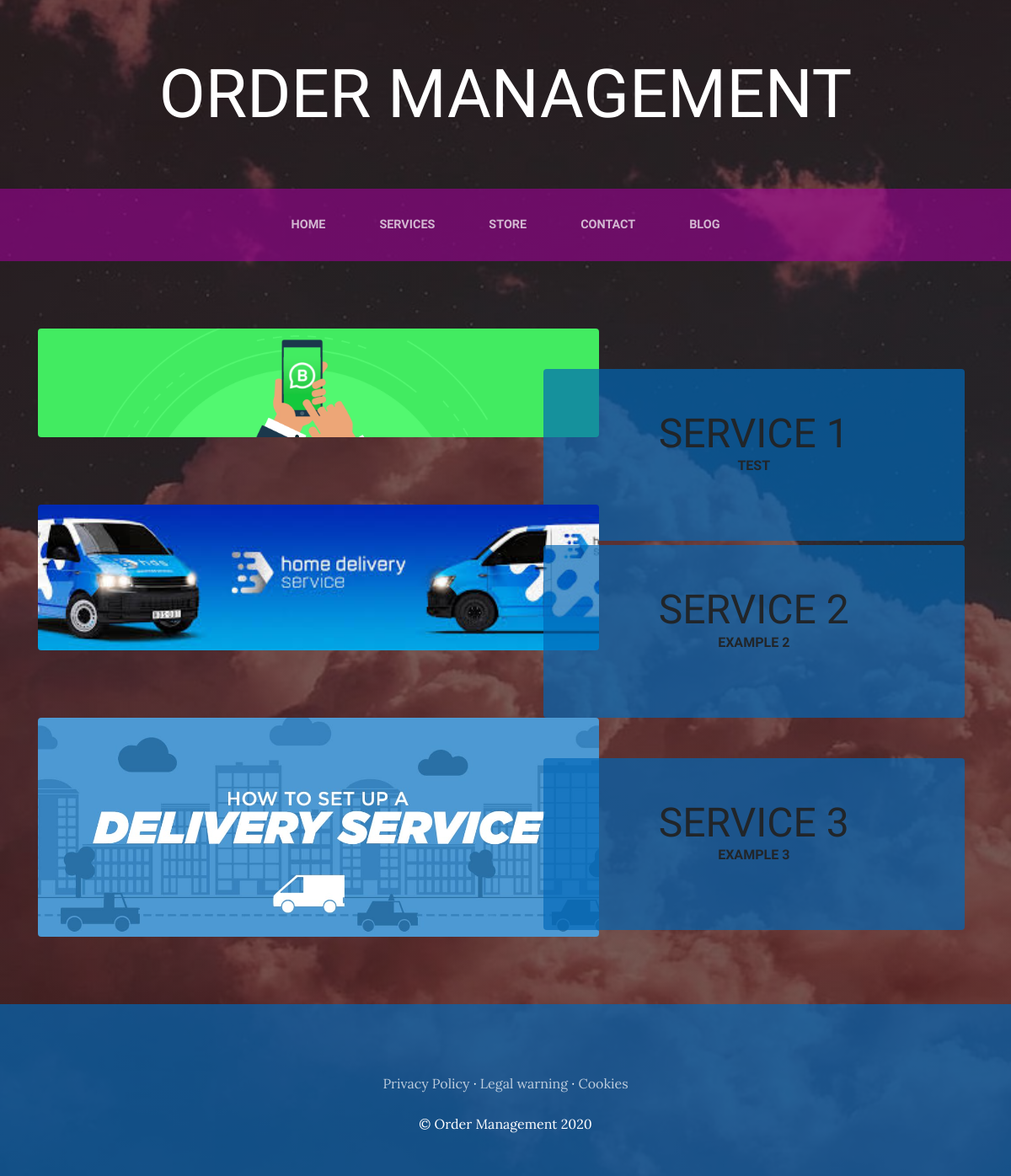
Page /services/ on the committed database.
### services/models.py (models this page shows, shortened)
class Service(models.Model):
    title = models.CharField(max_length=50)
    content = models.CharField(max_length=50)
    image = models.ImageField(upload_to='services')
    created = models.DateTimeField(auto_now_add=True)
    updated = models.DateTimeField(auto_now_add=True)
    class Meta:
        verbose_name = 'service'
        verbose_name_plural = 'services'

### services/views.py (the view)
# urls.py: path('',views.services, name="Services"),
def services(request):
    services = Service.objects.all()
    return render(request,"services/services.html", {"services": services})

### services/templates/services/services.html
{% extends "wpa/base.html" %}
{% load static %}
{% block content %}
    {% for service in services %}
   <section class="page-section clearfix">
    <div class="container">
      <div class="intro">
        <img class="intro-img img-fluid mb-3 mb-lg-0 rounded" src="{{service.image.url}}" alt="" style="width: 60%;">
        <div class="intro-text left-0 text-center bg-faded p-5 rounded">
          <h2 class="section-heading mb-4" >
            <span class="section-heading-lower">{{service.title}}</span>
            <span class="section-heading-upper">{{service.content}}</span>
          </h2>
        </div>
      </div>
    </div>
  </section>
    {% endfor %}
{% endblock %}

### wpa/static/wpa/css/gestion.css (style rules this page uses)
body { font-family: 'Lora'; background: linear-gradient(rgba(47, 23, 15, 0.65), rgba(47, 23, 15, 0.65)), url("../img/bg_main.jpg"); background-attachment: fixed; background-position: center; background-size: cover; }
h1, h2, h3, h4, h5, h6 { font-family: 'Raleway'; }
.page-section { margin-top: 5rem; margin-bottom: 5rem; }
.section-heading { text-transform: uppercase; }
.section-heading .section-heading-upper { display: block; font-size: 1rem; font-weight: 800; padding-bottom:.5rem; }
.section-heading .section-heading-lower { display: block; font-size: 3rem; font-weight: 100; }
.bg-faded { background-color: rgb(0 103 185 / 68%) }
.intro { position: relative; }
@media (min-width: 992px) { .intro .intro-img { width: 75%; float: left; } }
@media (min-width: 992px) { .intro .intro-text { left: 600; width: 60%; margin-top: 3rem; background-color: rgb(0 103 185 / 68%) color: cornsilk; position: absolute; } }
@media (min-width: 1200px) { .intro .intro-text { width: 45%; } }

### rows in the picture
Service: image (picture), title "SERVICE 1", content "TEST"
Service: image (picture), title "SERVICE 2", content "EXAMPLE 2"
Service: image (picture), title "SERVICE 3", content "EXAMPLE 3"
